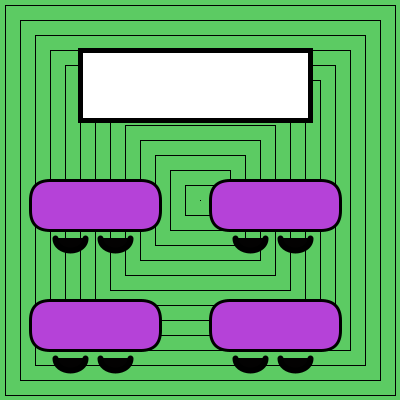
Frame 1 (no input)
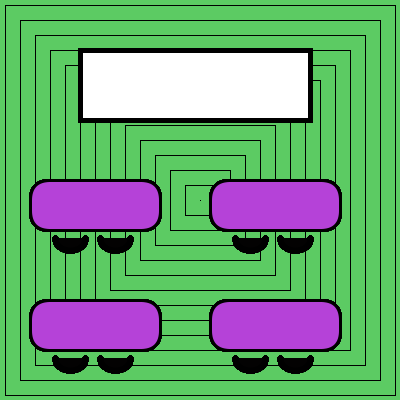
Frame 60 (the mouse pressed at the canvas centre just before this capture)
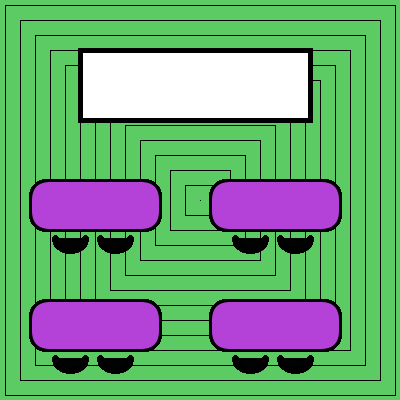
Frame 120 (the mouse held since frame 60 and released just before this capture)

The Processing sketch that drew these frames (run headless with seeded random() and noise(); from frame 60 on, the mouse is pressed at the canvas centre):

// Processing sketch: processing_135311
// ── processing_135311.pde

void setup() {
  size(400,400);  //Set the size at 400x400 pixels, the limit for the static
  smooth(); //Enablle anti-aliasing
  background(#5CCB63); //Makes a green-ish color background
}

void draw() {
  //Draw a multi-square carpet
     for (int i = 0; i<width; i+=30) {
       rectMode(CENTER);
       strokeWeight(1);
       noFill();
       //stroke(random(256),random(256),random(256),random(256));
       rect(200,200,i,i);
     }

 rectMode(CORNER);
 fill(#B542D8); //Makes a light purple-ish fill
 stroke(0);
 strokeWeight(3); //Outlines the following desks
 rect(30,180,130,50,20);
 rect(30,300,130,50,20);
 rect(210,180,130,50,20);
 rect(210,300,130,50,20); //Creates the 4 desks

 strokeWeight(6); //Increases the outline to something more pronounced
 fill(#030202); //
 arc(70,238,30,25,0,PI);
 arc(115,238,30,25,0,PI);
 arc(250,238,30,25,0,PI);
 arc(295,238,30,25,0,PI); //Chairs of the first row
 
 arc(70,358,30,25,0,PI);
 arc(115,358,30,25,0,PI);
 arc(250,358,30,25,0,PI);
 arc(295,358,30,25,0,PI); //Chairs of the second row

 fill(255);
 strokeWeight(5);
 rect(80,50,230,70); //Creates a smartboard
}
